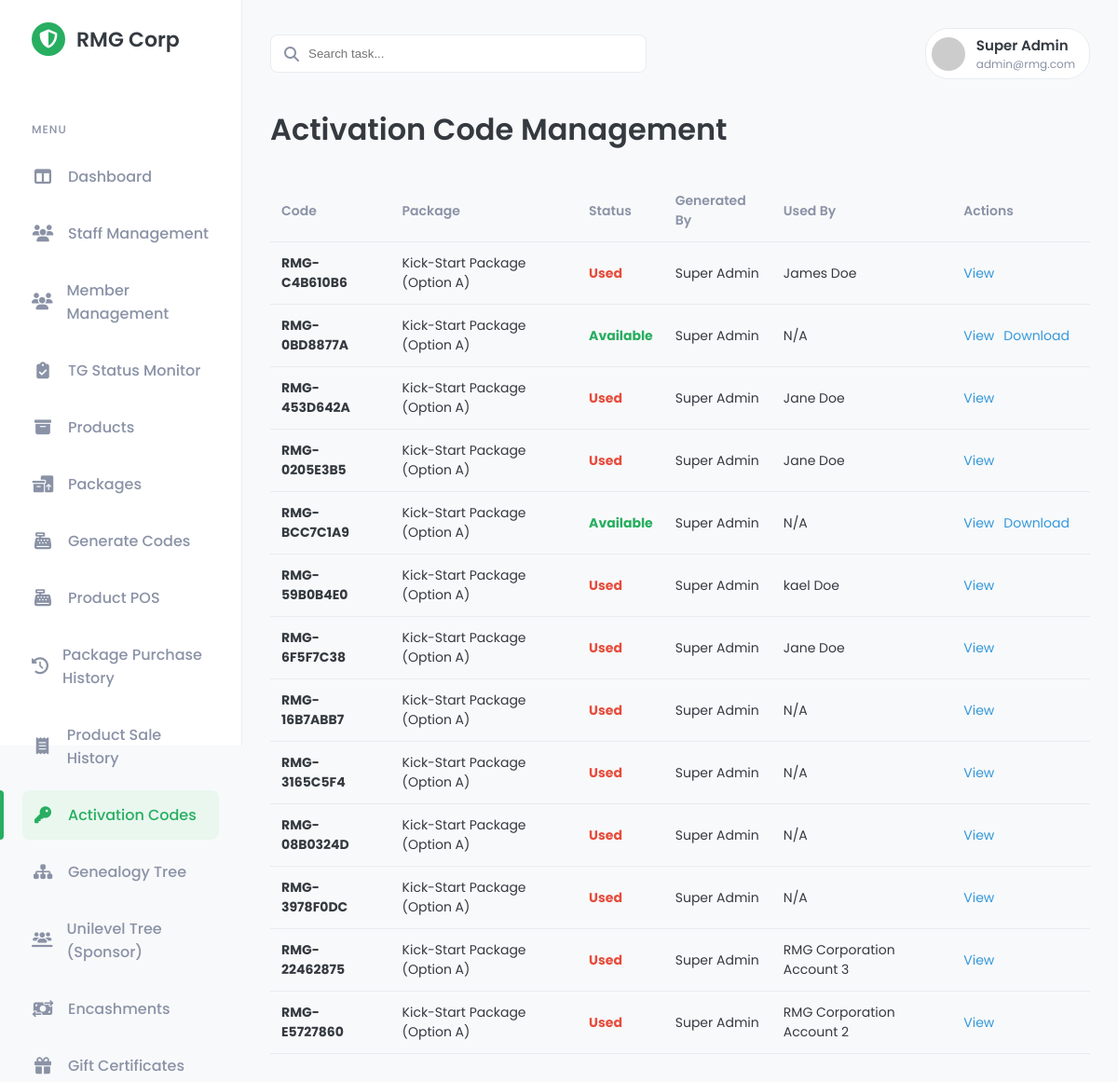
/public/admin/activation_codes.php (signed in), run on the app's committed database.
### tables this page shows
CREATE TABLE `activation_codes` (
  `id` bigint(20) UNSIGNED NOT NULL,
  `code` varchar(50) NOT NULL,
  `package_id` int(10) UNSIGNED NOT NULL,
  `account_type` varchar(20) NOT NULL,
  `status` enum('available','used') NOT NULL DEFAULT 'available',
  `generated_by_id` bigint(20) UNSIGNED NOT NULL,
  `source_sale_id` int(10) UNSIGNED DEFAULT NULL,
  `used_by_id` bigint(20) UNSIGNED DEFAULT NULL,
  `used_at` timestamp NULL DEFAULT NULL,
  `created_at` timestamp NULL DEFAULT current_timestamp()
);

CREATE TABLE `packages` (
  `id` int(10) UNSIGNED NOT NULL,
  `name` varchar(255) NOT NULL,
  `price` decimal(10,2) NOT NULL,
  `points_value` int(11) NOT NULL,
  `image_path` varchar(255) DEFAULT NULL,
  `is_active` tinyint(1) NOT NULL DEFAULT 1
);

CREATE TABLE `users` (
  `id` bigint(20) UNSIGNED NOT NULL,
  `name` varchar(255) NOT NULL,
  `email` varchar(255) NOT NULL,
  `username` varchar(50) DEFAULT NULL,
  `rank` varchar(50) NOT NULL DEFAULT 'Member',
  `account_type` varchar(50) NOT NULL DEFAULT 'Standard',
  `is_active` tinyint(1) NOT NULL DEFAULT 1,
  `is_tg_member` tinyint(1) NOT NULL DEFAULT 0,
  `total_pairs_earned` int(11) NOT NULL DEFAULT 0,
  `password` varchar(255) NOT NULL,
  `role` enum('admin','staff','member') NOT NULL,
  `created_at` timestamp NULL DEFAULT current_timestamp(),
  `updated_at` timestamp NULL DEFAULT current_timestamp() ON UPDATE current_timestamp()
);

### public/admin/activation_codes.php (the view, shortened to what this page needs)
<?php
require_once '../../src/templates/admin_header.php';
require_once '../../src/includes/db_connect.php';
?>
<div class="content-header"><h2>Activation Code Management</h2></div>
<div class="card">
    <table>
        <thead>
            <tr>
                <th>Code</th><th>Package</th><th>Status</th><th>Generated By</th><th>Used By</th><th>Actions</th>
            </tr>
        </thead>
        <tbody>
            <?php
            $sql = "SELECT ac.*, p.name AS package_name, gen_user.name AS generator_name, used_user.name AS used_by_name FROM activation_codes ac JOIN packages p ON ac.package_id = p.id JOIN users gen_user ON ac.generated_by_id = gen_user.id LEFT JOIN users used_user ON ac.used_by_id = used_user.id ORDER BY ac.id DESC";
            $result = $mysqli->query($sql);
            if ($result && $result->num_rows > 0) {
                while ($code = $result->fetch_assoc()) {
                    $status_class = $code['status'] === 'available' ? 'status-available' : 'status-used';
                    echo "<tr>";
                    echo "<td><strong>" . htmlspecialchars($code['code']) . "</strong></td>";
                    echo "<td>" . htmlspecialchars($code['package_name']) . "</td>";
                    echo "<td><span class='" . $status_class . "'>" . ucfirst($code['status']) . "</span></td>";
                    echo "<td>" . htmlspecialchars($code['generator_name']) . "</td>";
                    echo "<td>" . ($code['used_by_name'] ? htmlspecialchars($code['used_by_name']) : 'N/A') . "</td>";
                    echo '<td>';
                    echo '<a class="action-link view-details-btn" data-id="'.$code['id'].'">View</a>';
                    if ($code['status'] === 'available') {
                        echo '<a href="download_card.php?id='.$code['id'].'" class="action-link">Download</a>';
                    }
                    echo '</td>';
                    echo "</tr>";
                }
            } else {  }
            ?>
        </tbody>
    </table>
</div>
<?php require_once '../../src/templates/admin_footer.php'; $mysqli->close(); ?>

### public/css/admin_style.css (style rules this page uses)
:root { --primary-color: #27ae60; --primary-color-light: #e9f7ef; --secondary-color: #2c3e50; --background-color: #f8f9fa; --card-bg: #ffffff; --text-color: #343a40; --text-muted: #8a92a6; --border-color: #e9ecef; --shadow: 0 4px 12px rgba(0, 0, 0, 0.05); }
body { font-family: 'Poppins', sans-serif; margin: 0; background-color: var(--background-color); color: var(--text-color); font-size: 16px; }
.content-header { margin-bottom: 30px; }
.content-header h2 { margin: 0; font-size: 32px; font-weight: 600; }

### public/admin/activation_codes.php (style rules this page uses)
table { width: 100%; border-collapse: collapse; }
th, td { border-bottom: 1px solid var(--border-color); padding: 12px; text-align: left; vertical-align: middle; font-size: 14px; }
th { font-weight: 600; color: var(--text-muted); }
.status-available { color: #27ae60; font-weight: bold; }
.status-used { color: #e74c3c; font-weight: bold; }
.action-link { text-decoration: none; color: #3498db; margin-right: 10px; cursor: pointer; }

### data on the page
activation_codes: code "RMG-C4B610B6", package.name "Kick-Start Package (Option A)", status "Used", users.name "Super Admin", users.name "James Doe"
activation_codes: code "RMG-0BD8877A", package.name "Kick-Start Package (Option A)", status "Available", users.name "Super Admin", shows "N/A"
activation_codes: code "RMG-453D642A", package.name "Kick-Start Package (Option A)", status "Used", users.name "Super Admin", users.name "Jane Doe"
activation_codes: code "RMG-0205E3B5", package.name "Kick-Start Package (Option A)", status "Used", users.name "Super Admin", users.name "Jane Doe"
activation_codes: code "RMG-BCC7C1A9", package.name "Kick-Start Package (Option A)", status "Available", users.name "Super Admin", shows "N/A"
activation_codes: code "RMG-59B0B4E0", package.name "Kick-Start Package (Option A)", status "Used", users.name "Super Admin", users.name "kael Doe"
activation_codes: code "RMG-6F5F7C38", package.name "Kick-Start Package (Option A)", status "Used", users.name "Super Admin", users.name "Jane Doe"
activation_codes: code "RMG-16B7ABB7", package.name "Kick-Start Package (Option A)", status "Used", users.name "Super Admin", shows "N/A"
activation_codes: code "RMG-3165C5F4", package.name "Kick-Start Package (Option A)", status "Used", users.name "Super Admin", shows "N/A"
activation_codes: code "RMG-08B0324D", package.name "Kick-Start Package (Option A)", status "Used", users.name "Super Admin", shows "N/A"
activation_codes: code "RMG-3978F0DC", package.name "Kick-Start Package (Option A)", status "Used", users.name "Super Admin", shows "N/A"
activation_codes: code "RMG-22462875", package.name "Kick-Start Package (Option A)", status "Used", users.name "Super Admin", users.name "RMG Corporation Account 3"
activation_codes: code "RMG-E5727860", package.name "Kick-Start Package (Option A)", status "Used", users.name "Super Admin", users.name "RMG Corporation Account 2"

### other printed values
$_SESSION['user_name'] "Super Admin"
